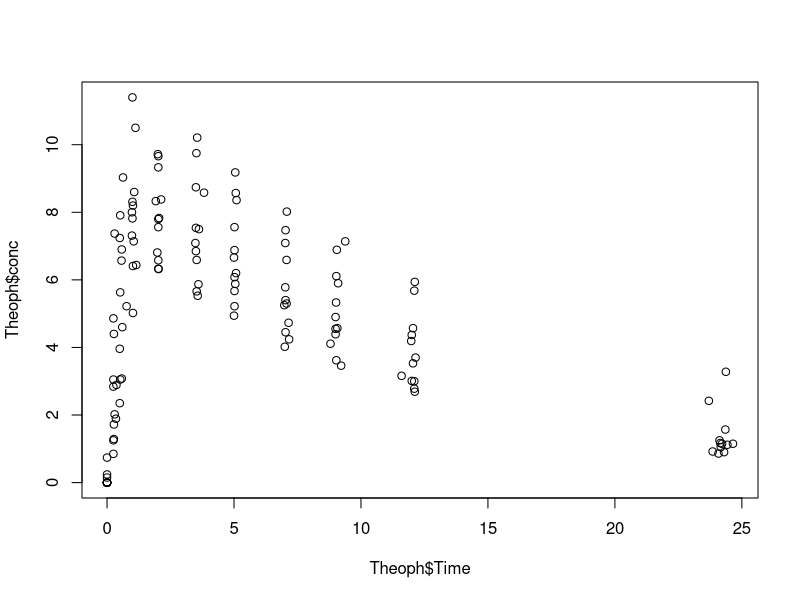

This chart was generated by the following R code:
## ---- chunk 1
library(knitr)
knitr::opts_chunk$set(echo = TRUE)
## ---- chunk 2
knitr::kable(head(Theoph))
## ---- chunk 3
plot(Theoph$Time, Theoph$conc)
## ---- chunk 4
knitr::write_bib(file = "packages.bib")
